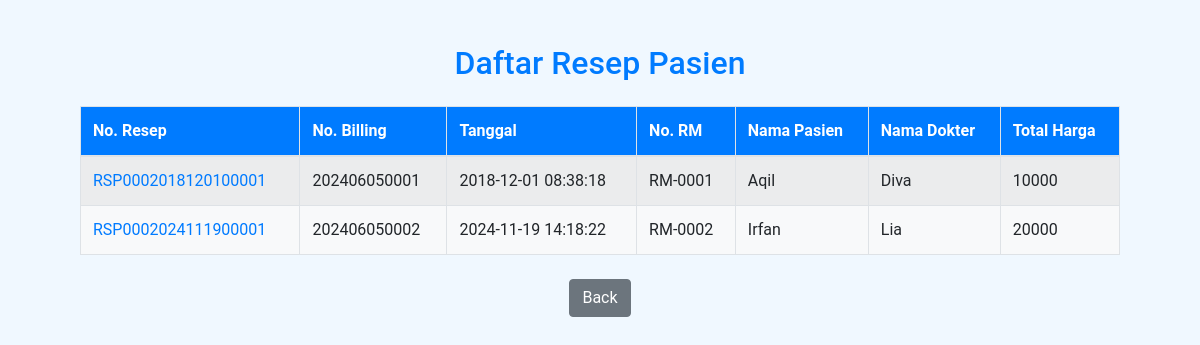
The app's page /resep/index.php with its own data.
### tables this page shows
CREATE TABLE `personsinpartners` (
  `PersonKey` int(11) NOT NULL,
  `MedicalRecordNumber` varchar(11) NOT NULL
);

CREATE TABLE `reseporder` (
  `NoResep` varchar(20) NOT NULL,
  `PartnerKeyFarmasi` int(11) DEFAULT NULL,
  `TipeOrder` varchar(100) DEFAULT NULL,
  `Tanggal` datetime DEFAULT NULL,
  `PersonKeyPasien` int(11) DEFAULT NULL,
  `PersonKeyDokter` varchar(10) DEFAULT NULL,
  `PatnerKeyPenjamin` int(11) NOT NULL,
  `NoEpisode` varchar(20) DEFAULT NULL,
  `TotalHarga` int(20) DEFAULT NULL,
  `PaymentMethode` varchar(11) DEFAULT NULL,
  `NoResepCopy` int(11) DEFAULT NULL
);

CREATE TABLE `person` (
  `PersonKey` int(11) NOT NULL,
  `Nama` varchar(60) NOT NULL,
  `Gender` varchar(20) NOT NULL,
  `DateOfBirth` date DEFAULT NULL,
  `PlaceofBirth` varchar(50) NOT NULL,
  `HomeAddress` varchar(200) NOT NULL,
  `HomePhone` varchar(50) NOT NULL,
  `WorkAddress` varchar(200) NOT NULL,
  `WorkPhone` varchar(50) NOT NULL,
  `EmailAddress` varchar(70) NOT NULL,
  `MobilePhone` varchar(25) NOT NULL,
  `Number` varchar(20) NOT NULL,
  `Occupation` varchar(40) NOT NULL,
  `Photo` longblob NOT NULL,
  `StatusPersonKey` tinyint(3) NOT NULL,
  `MaritalStatusKey` tinyint(3) NOT NULL,
  `ReligionKey` varchar(20) NOT NULL,
  `PersonTypeKey` tinyint(3) NOT NULL,
  `IdPropinsi` int(11) NOT NULL,
  `IdKabupaten` int(11) NOT NULL,
  `IdKecamatan` int(11) NOT NULL,
  `IdKelurahan` int(11) NOT NULL,
  `Pekerjaan` int(11) NOT NULL,
  `Pendidikan` int(11) NOT NULL,
  `GolDar` varchar(11) NOT NULL,
  `NIK` varchar(50) NOT NULL,
  `TglEfektif` date NOT NULL,
  `EnteredBy` varchar(50) NOT NULL,
  `EnteredDate` datetime(6) NOT NULL,
  `UpdateBy` varchar(50) NOT NULL,
  `UpdateDate` datetime(6) NOT NULL,
  `NoID` varchar(50) NOT NULL,
  `Kodepos` varchar(10) NOT NULL,
  `IdNegara` int(11) NOT NULL,
  `NoBPJS` varchar(50) NOT NULL,
  `NoRekamMedis` varchar(20) NOT NULL
);

CREATE TABLE `billingpenjaminheader` (
  `NoBilling` varchar(20) NOT NULL,
  `PersonKeyPatient` int(11) NOT NULL,
  `TanggalMasuk` datetime NOT NULL,
  `TanggalKeluar` datetime NOT NULL,
  `TotalTagihan` int(11) NOT NULL,
  `CanceledReason` varchar(255) NOT NULL,
  `KelasHarga` varchar(10) NOT NULL,
  `DokterKey` varchar(10) NOT NULL,
  `namadokter` varchar(60) NOT NULL,
  `ClosedDate` datetime NOT NULL,
  `ClosedBy` varchar(100) NOT NULL
);

### resep/index.php (the view, shortened to what this page needs)
<?php
include_once("../koneksi.php");
$result = mysqli_query($mysqli, "
            SELECT
                reseporder.NoResep,
                reseporder.NoEpisode,
                reseporder.Tanggal,
                personsinpartners.MedicalRecordNumber,
                reseporder.TotalHarga,
                reseporder.PaymentMethode,
                person.Nama AS NamaPasien,
                billingpenjaminheader.namadokter AS NamaDokter
            FROM
                personsinpartners, reseporder, person, billingpenjaminheader
            WHERE
                reseporder.PersonKeyPasien = personsinpartners.PersonKey
                AND reseporder.PersonKeyPasien = person.PersonKey
                AND reseporder.PersonKeyDokter = billingpenjaminheader.DokterKey
");
?>
<!DOCTYPE html>
<html lang="en">
<head>
    <link rel="stylesheet" href="../assets/bootstrap-4.6.2/css/bootstrap.min.css">
    <link rel="stylesheet" href="../assets/style.css">
</head>
<body>
    <div class="container mt-4">
        <h2 class="text-center text-primary">Daftar Resep Pasien</h2>
        <table class="table table-striped table-bordered mt-4">
            <thead class="bg-primary text-white">
                <tr>
                    <th>No. Resep</th>
                    <th>No. Billing</th>
                    <th>Tanggal</th>
                    <th>No. RM</th>
                    <th>Nama Pasien</th>
                    <th>Nama Dokter</th>
                    <th>Total Harga</th>
                </tr>
            </thead>
            <tbody class="bg-light">
                <?php
                while ($reseporder = mysqli_fetch_assoc($result)) {
                    echo "<tr>";
                    echo "<td>
                        <a href ='reseporderdetail.php?NoResep=".$reseporder['NoResep']."'>".$reseporder['NoResep']."</a>
                        </td>";
                    echo "<td>".$reseporder['NoEpisode']."</td>";
                    echo "<td>".$reseporder['Tanggal']."</td>";
                    echo "<td>".$reseporder['MedicalRecordNumber']."</td>";
                    echo "<td>".$reseporder['NamaPasien']."</td>";
                    echo "<td>".$reseporder['NamaDokter']."</td>";
                    echo "<td>".$reseporder['TotalHarga']."</td>";
                    echo "</tr>";
                }
                ?>
            </tbody>
        </table>
        <div class="text-center mt-4">
            <a href="http://localhost/222220047/" class="btn btn-secondary">Back</a>
        </div>
    </div>
</body>
</html>

### assets/style.css (style rules this page uses)
body { font-family: 'Roboto', sans-serif; margin: 0; padding: 0; background-color: #f0f8ff; color: #333; }
.container { width: 90%; max-width: 1200px; margin: 0 auto; padding: 20px; }

### records on screen
personsinpartners: reseporder.NoResep "RSP0002018120100001", reseporder.NoEpisode "202406050001", reseporder.Tanggal "2018-12-01 08:38:18", MedicalRecordNumber "RM-0001", person.Nama "Aqil", billingpenjaminheader.namadokter "Diva", reseporder.TotalHarga "10000"
personsinpartners: reseporder.NoResep "RSP0002024111900001", reseporder.NoEpisode "202406050002", reseporder.Tanggal "2024-11-19 14:18:22", MedicalRecordNumber "RM-0002", person.Nama "Irfan", billingpenjaminheader.namadokter "Lia", reseporder.TotalHarga "20000"
